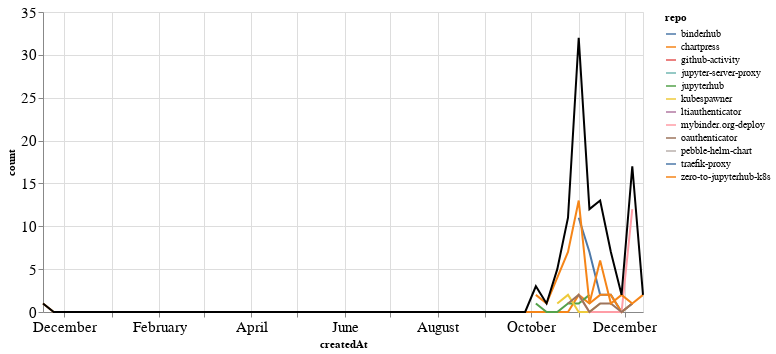

The cell this chart's notebook holds for it:
### Markdown cell above
### PRs

### Code cell
prs_time = prs.groupby('repo').resample('W', on='createdAt').count()['author'].reset_index()
prs_time = prs_time.rename(columns={'author': 'count'})
prs_time_total = prs_time.groupby('createdAt').agg({"count": "sum"}).reset_index()

ch1 = alt.Chart(prs_time, width=600).mark_line().encode(
    x='createdAt',
    y='count',
    color='repo',
    tooltip="repo"
)

ch2 = alt.Chart(prs_time_total, width=600).mark_line(color="black").encode(
    x='createdAt',
    y='count',
)

ch1 + ch2

### Figure 1 — Vega-Lite specification as saved in the notebook (floating-point values rounded to 4 significant figures)
{"config": {"axisLeft": {"labelFontSize": 15}, "axisBottom": {"labelFontSize": 15}}, "layer": [{"data": {"name": "data-11a8c81639093c0e937142a446ce4e7d"}, "mark": "line", "encoding": {"color": {"type": "nominal", "field": "repo"}, "tooltip": {"type": "nominal", "field": "repo"}, "x": {"type": "temporal", "field": "createdAt"}, "y": {"type": "quantitative", "field": "count"}}, "width": 600}, {"data": {"name": "data-6e7cb9548f43cbf1b5c7e0c582783669"}, "mark": {"type": "line", "color": "black"}, "encoding": {"x": {"type": "temporal", "field": "createdAt"}, "y": {"type": "quantitative", "field": "count"}}, "width": 600}], "$schema": "https://vega.github.io/schema/vega-lite/v4.8.1.json", "datasets": {"data-11a8c81639093c0e937142a446ce4e7d": [{"repo": "binderhub", "createdAt": "2020-11-01T00:00:00", "count": 11}, {"repo": "binderhub", "createdAt": "2020-11-08T00:00:00", "count": 7}, {"repo": "binderhub", "createdAt": "2020-11-15T00:00:00", "count": 2}, {"repo": "binderhub", "createdAt": "2020-11-22T00:00:00", "count": 2}, {"repo": "binderhub", "createdAt": "2020-11-29T00:00:00", "count": 0}, {"repo": "binderhub", "createdAt": "2020-12-06T00:00:00", "count": 1}, {"repo": "chartpress", "createdAt": "2019-11-17T00:00:00", "count": 1}, {"repo": "chartpress", "createdAt": "2019-11-24T00:00:00", "count": 0}, {"repo": "chartpress", "createdAt": "2019-12-01T00:00:00", "count": 0}, {"repo": "chartpress", "createdAt": "2019-12-08T00:00:00", "count": 0}, {"repo": "chartpress", "createdAt": "2019-12-15T00:00:00", "count": 0}, {"repo": "chartpress", "createdAt": "2019-12-22T00:00:00", "count": 0}, {"repo": "chartpress", "createdAt": "2019-12-29T00:00:00", "count": 0}, {"repo": "chartpress", "createdAt": "2020-01-05T00:00:00", "count": 0}, {"repo": "chartpress", "createdAt": "2020-01-12T00:00:00", "count": 0}, {"repo": "chartpress", "createdAt": "2020-01-19T00:00:00", "count": 0}, {"repo": "chartpress", "createdAt": "2020-01-26T00:00:00", "count": 0}, {"repo": "chartpress", "createdAt": "2020-02-02T00:00:00", "count": 0}, {"repo": "chartpress", "createdAt": "2020-02-09T00:00:00", "count": 0}, {"repo": "chartpress", "createdAt": "2020-02-16T00:00:00", "count": 0}, {"repo": "chartpress", "createdAt": "2020-02-23T00:00:00", "count": 0}, {"repo": "chartpress", "createdAt": "2020-03-01T00:00:00", "count": 0}, {"repo": "chartpress", "createdAt": "2020-03-08T00:00:00", "count": 0}, {"repo": "chartpress", "createdAt": "2020-03-15T00:00:00", "count": 0}, {"repo": "chartpress", "createdAt": "2020-03-22T00:00:00", "count": 0}, {"repo": "chartpress", "createdAt": "2020-03-29T00:00:00", "count": 0}, {"repo": "chartpress", "createdAt": "2020-04-05T00:00:00", "count": 0}, {"repo": "chartpress", "createdAt": "2020-04-12T00:00:00", "count": 0}, {"repo": "chartpress", "createdAt": "2020-04-19T00:00:00", "count": 0}, {"repo": "chartpress", "createdAt": "2020-04-26T00:00:00", "count": 0}, {"repo": "chartpress", "createdAt": "2020-05-03T00:00:00", "count": 0}, {"repo": "chartpress", "createdAt": "2020-05-10T00:00:00", "count": 0}, {"repo": "chartpress", "createdAt": "2020-05-17T00:00:00", "count": 0}, {"repo": "chartpress", "createdAt": "2020-05-24T00:00:00", "count": 0}, {"repo": "chartpress", "createdAt": "2020-05-31T00:00:00", "count": 0}, {"repo": "chartpress", "createdAt": "2020-06-07T00:00:00", "count": 0}, {"repo": "chartpress", "createdAt": "2020-06-14T00:00:00", "count": 0}, {"repo": "chartpress", "createdAt": "2020-06-21T00:00:00", "count": 0}, {"repo": "chartpress", "createdAt": "2020-06-28T00:00:00", "count": 0}, {"repo": "chartpress", "createdAt": "2020-07-05T00:00:00", "count": 0}, {"repo": "chartpress", "createdAt": "2020-07-12T00:00:00", "count": 0}, {"repo": "chartpress", "createdAt": "2020-07-19T00:00:00", "count": 0}, {"repo": "chartpress", "createdAt": "2020-07-26T00:00:00", "count": 0}, {"repo": "chartpress", "createdAt": "2020-08-02T00:00:00", "count": 0}, {"repo": "chartpress", "createdAt": "2020-08-09T00:00:00", "count": 0}, {"repo": "chartpress", "createdAt": "2020-08-16T00:00:00", "count": 0}, {"repo": "chartpress", "createdAt": "2020-08-23T00:00:00", "count": 0}, {"repo": "chartpress", "createdAt": "2020-08-30T00:00:00", "count": 0}, {"repo": "chartpress", "createdAt": "2020-09-06T00:00:00", "count": 0}, {"repo": "chartpress", "createdAt": "2020-09-13T00:00:00", "count": 0}, {"repo": "chartpress", "createdAt": "2020-09-20T00:00:00", "count": 0}, {"repo": "chartpress", "createdAt": "2020-09-27T00:00:00", "count": 0}, {"repo": "chartpress", "createdAt": "2020-10-04T00:00:00", "count": 0}, {"repo": "chartpress", "createdAt": "2020-10-11T00:00:00", "count": 0}, {"repo": "chartpress", "createdAt": "2020-10-18T00:00:00", "count": 0}, {"repo": "chartpress", "createdAt": "2020-10-25T00:00:00", "count": 0}, {"repo": "chartpress", "createdAt": "2020-11-01T00:00:00", "count": 2}, {"repo": "chartpress", "createdAt": "2020-11-08T00:00:00", "count": 1}, {"repo": "chartpress", "createdAt": "2020-11-15T00:00:00", "count": 2}, {"repo": "chartpress", "createdAt": "2020-11-22T00:00:00", "count": 2}, {"repo": "chartpress", "createdAt": "2020-11-29T00:00:00", "count": 0}, {"repo": "chartpress", "createdAt": "2020-12-06T00:00:00", "count": 1}, {"repo": "github-activity", "createdAt": "2020-11-01T00:00:00", "count": 1}, {"repo": "jupyter-server-proxy", "createdAt": "2020-11-22T00:00:00", "count": 1}, {"repo": "jupyterhub", "createdAt": "2020-10-04T00:00:00", "count": 1}, {"repo": "jupyterhub", "createdAt": "2020-10-11T00:00:00", "count": 0}, {"repo": "jupyterhub", "createdAt": "2020-10-18T00:00:00", "count": 0}, {"repo": "jupyterhub", "createdAt": "2020-10-25T00:00:00", "count": 1}, {"repo": "jupyterhub", "createdAt": "2020-11-01T00:00:00", "count": 1}, {"repo": "jupyterhub", "createdAt": "2020-11-08T00:00:00", "count": 2}, {"repo": "kubespawner", "createdAt": "2020-10-18T00:00:00", "count": 1}, {"repo": "kubespawner", "createdAt": "2020-10-25T00:00:00", "count": 2}, {"repo": "kubespawner", "createdAt": "2020-11-01T00:00:00", "count": 0}, {"repo": "kubespawner", "createdAt": "2020-11-08T00:00:00", "count": 0}, {"repo": "kubespawner", "createdAt": "2020-11-15T00:00:00", "count": 1}, {"repo": "ltiauthenticator", "createdAt": "2020-11-15T00:00:00", "count": 1}, {"repo": "mybinder.org-deploy", "createdAt": "2020-11-01T00:00:00", "count": 2}, {"repo": "mybinder.org-deploy", "createdAt": "2020-11-08T00:00:00", "count": 0}, {"repo": "mybinder.org-deploy", "createdAt": "2020-11-15T00:00:00", "count": 0}, {"repo": "mybinder.org-deploy", "createdAt": "2020-11-22T00:00:00", "count": 0}, {"repo": "mybinder.org-deploy", "createdAt": "2020-11-29T00:00:00", "count": 0}, {"repo": "mybinder.org-deploy", "createdAt": "2020-12-06T00:00:00", "count": 12}, {"repo": "oauthenticator", "createdAt": "2020-10-25T00:00:00", "count": 1}, {"repo": "oauthenticator", "createdAt": "2020-11-01T00:00:00", "count": 2}, {"repo": "oauthenticator", "createdAt": "2020-11-08T00:00:00", "count": 0}, {"repo": "oauthenticator", "createdAt": "2020-11-15T00:00:00", "count": 1}, {"repo": "oauthenticator", "createdAt": "2020-11-22T00:00:00", "count": 1}, {"repo": "oauthenticator", "createdAt": "2020-11-29T00:00:00", "count": 0}, {"repo": "oauthenticator", "createdAt": "2020-12-06T00:00:00", "count": 1}, {"repo": "pebble-helm-chart", "createdAt": "2020-11-08T00:00:00", "count": 1}, {"repo": "traefik-proxy", "createdAt": "2020-12-06T00:00:00", "count": 1}, {"repo": "zero-to-jupyterhub-k8s", "createdAt": "2020-10-04T00:00:00", "count": 2}, {"repo": "zero-to-jupyterhub-k8s", "createdAt": "2020-10-11T00:00:00", "count": 1}, {"repo": "zero-to-jupyterhub-k8s", "createdAt": "2020-10-18T00:00:00", "count": 4}, {"repo": "zero-to-jupyterhub-k8s", "createdAt": "2020-10-25T00:00:00", "count": 7}, {"repo": "zero-to-jupyterhub-k8s", "createdAt": "2020-11-01T00:00:00", "count": 13}, {"repo": "zero-to-jupyterhub-k8s", "createdAt": "2020-11-08T00:00:00", "count": 1}, {"repo": "zero-to-jupyterhub-k8s", "createdAt": "2020-11-15T00:00:00", "count": 6}, {"repo": "zero-to-jupyterhub-k8s", "createdAt": "2020-11-22T00:00:00", "count": 1}, {"repo": "zero-to-jupyterhub-k8s", "createdAt": "2020-11-29T00:00:00", "count": 2}, {"repo": "zero-to-jupyterhub-k8s", "createdAt": "2020-12-06T00:00:00", "count": 1}, {"repo": "zero-to-jupyterhub-k8s", "createdAt": "2020-12-13T00:00:00", "count": 2}], "data-6e7cb9548f43cbf1b5c7e0c582783669": [{"createdAt": "2019-11-17T00:00:00", "count": 1}, {"createdAt": "2019-11-24T00:00:00", "count": 0}, {"createdAt": "2019-12-01T00:00:00", "count": 0}, {"createdAt": "2019-12-08T00:00:00", "count": 0}, {"createdAt": "2019-12-15T00:00:00", "count": 0}, {"createdAt": "2019-12-22T00:00:00", "count": 0}, {"createdAt": "2019-12-29T00:00:00", "count": 0}, {"createdAt": "2020-01-05T00:00:00", "count": 0}, {"createdAt": "2020-01-12T00:00:00", "count": 0}, {"createdAt": "2020-01-19T00:00:00", "count": 0}, {"createdAt": "2020-01-26T00:00:00", "count": 0}, {"createdAt": "2020-02-02T00:00:00", "count": 0}, {"createdAt": "2020-02-09T00:00:00", "count": 0}, {"createdAt": "2020-02-16T00:00:00", "count": 0}, {"createdAt": "2020-02-23T00:00:00", "count": 0}, {"createdAt": "2020-03-01T00:00:00", "count": 0}, {"createdAt": "2020-03-08T00:00:00", "count": 0}, {"createdAt": "2020-03-15T00:00:00", "count": 0}, {"createdAt": "2020-03-22T00:00:00", "count": 0}, {"createdAt": "2020-03-29T00:00:00", "count": 0}, {"createdAt": "2020-04-05T00:00:00", "count": 0}, {"createdAt": "2020-04-12T00:00:00", "count": 0}, {"createdAt": "2020-04-19T00:00:00", "count": 0}, {"createdAt": "2020-04-26T00:00:00", "count": 0}, {"createdAt": "2020-05-03T00:00:00", "count": 0}, {"createdAt": "2020-05-10T00:00:00", "count": 0}, {"createdAt": "2020-05-17T00:00:00", "count": 0}, {"createdAt": "2020-05-24T00:00:00", "count": 0}, {"createdAt": "2020-05-31T00:00:00", "count": 0}, {"createdAt": "2020-06-07T00:00:00", "count": 0}, {"createdAt": "2020-06-14T00:00:00", "count": 0}, {"createdAt": "2020-06-21T00:00:00", "count": 0}, {"createdAt": "2020-06-28T00:00:00", "count": 0}, {"createdAt": "2020-07-05T00:00:00", "count": 0}, {"createdAt": "2020-07-12T00:00:00", "count": 0}, {"createdAt": "2020-07-19T00:00:00", "count": 0}, {"createdAt": "2020-07-26T00:00:00", "count": 0}, {"createdAt": "2020-08-02T00:00:00", "count": 0}, {"createdAt": "2020-08-09T00:00:00", "count": 0}, {"createdAt": "2020-08-16T00:00:00", "count": 0}, {"createdAt": "2020-08-23T00:00:00", "count": 0}, {"createdAt": "2020-08-30T00:00:00", "count": 0}, {"createdAt": "2020-09-06T00:00:00", "count": 0}, {"createdAt": "2020-09-13T00:00:00", "count": 0}, {"createdAt": "2020-09-20T00:00:00", "count": 0}, {"createdAt": "2020-09-27T00:00:00", "count": 0}, {"createdAt": "2020-10-04T00:00:00", "count": 3}, {"createdAt": "2020-10-11T00:00:00", "count": 1}, {"createdAt": "2020-10-18T00:00:00", "count": 5}, {"createdAt": "2020-10-25T00:00:00", "count": 11}, {"createdAt": "2020-11-01T00:00:00", "count": 32}, {"createdAt": "2020-11-08T00:00:00", "count": 12}, {"createdAt": "2020-11-15T00:00:00", "count": 13}, {"createdAt": "2020-11-22T00:00:00", "count": 7}, {"createdAt": "2020-11-29T00:00:00", "count": 2}, {"createdAt": "2020-12-06T00:00:00", "count": 17}, {"createdAt": "2020-12-13T00:00:00", "count": 2}]}}
